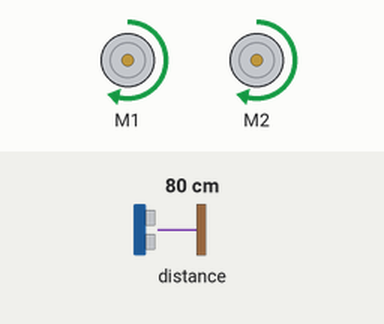
The program below on a simulated BBC micro:bit (MakeCode). On the bench: 2 × DC motor (green arrow = forward, orange = backward, longer = faster). Inputs (shaded band) come from the test bench; at power-on: distance to the obstacle 80 cm.

Above: at 0.1 s.
Timing chart, 0 to 1.6 s (numbered marks = the images above):
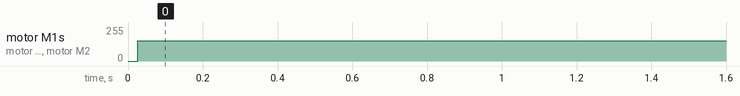

Measured:
- by itself, motor M1, motor M2: stopped → forward 152/255 at 0.03 s

The program:

main.ts
```typescript
let donde_girado = 0
let proximidad = 0
function gira (grado: number) {
    maqueen.motorRun(maqueen.Motors.M2, maqueen.Dir.CCW, 56)
    maqueen.motorRun(maqueen.Motors.M1, maqueen.Dir.CW, 56)
}
function gira_derecha (grado: number) {
    maqueen.motorRun(maqueen.Motors.M2, maqueen.Dir.CW, 56)
    maqueen.motorRun(maqueen.Motors.M1, maqueen.Dir.CCW, 56)
}
function avanza (cm: number) {
    maqueen.motorRun(maqueen.Motors.All, maqueen.Dir.CW, 152)
}
basic.forever(function () {
    if (sonar.ping(
    DigitalPin.P2,
    DigitalPin.P1,
    PingUnit.Centimeters
    ) <= 4) {
        if (donde_girado == 2) {
            gira(1)
        } else {
            donde_girado = 2
        }
    }
})
basic.forever(function () {
    avanza(1)
})
basic.forever(function () {
    proximidad = sonar.ping(
    DigitalPin.P2,
    DigitalPin.P1,
    PingUnit.Centimeters
    )
})
basic.forever(function () {
    if (sonar.ping(
    DigitalPin.P2,
    DigitalPin.P1,
    PingUnit.Centimeters
    ) <= 4) {
        if (donde_girado == 1) {
            gira_derecha(1)
        } else {
            donde_girado = 1
        }
    }
})
```

test.ts
```typescript
// aquí va el archivo "tests"; esto no se compilará cuando este paquete se utilice como una extensión.
```
